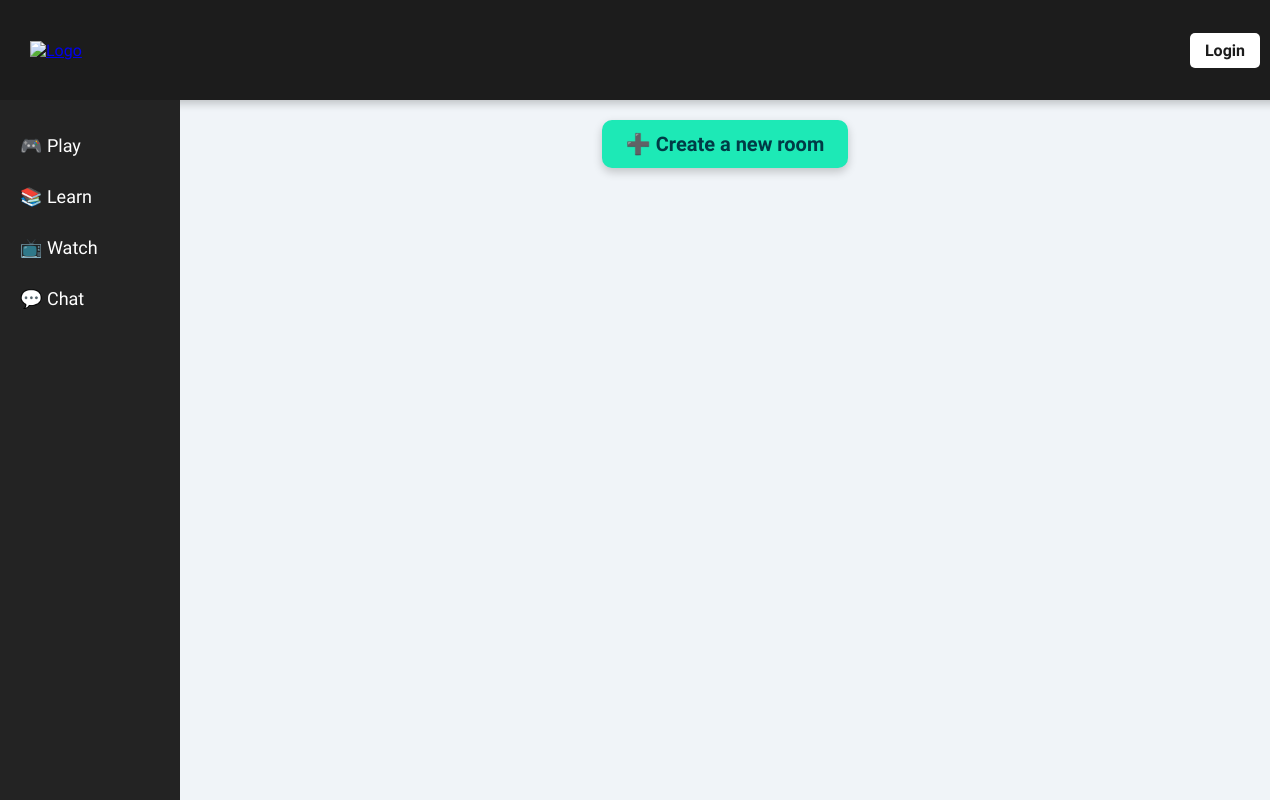
The page /rooms/ on the database as committed earlier.
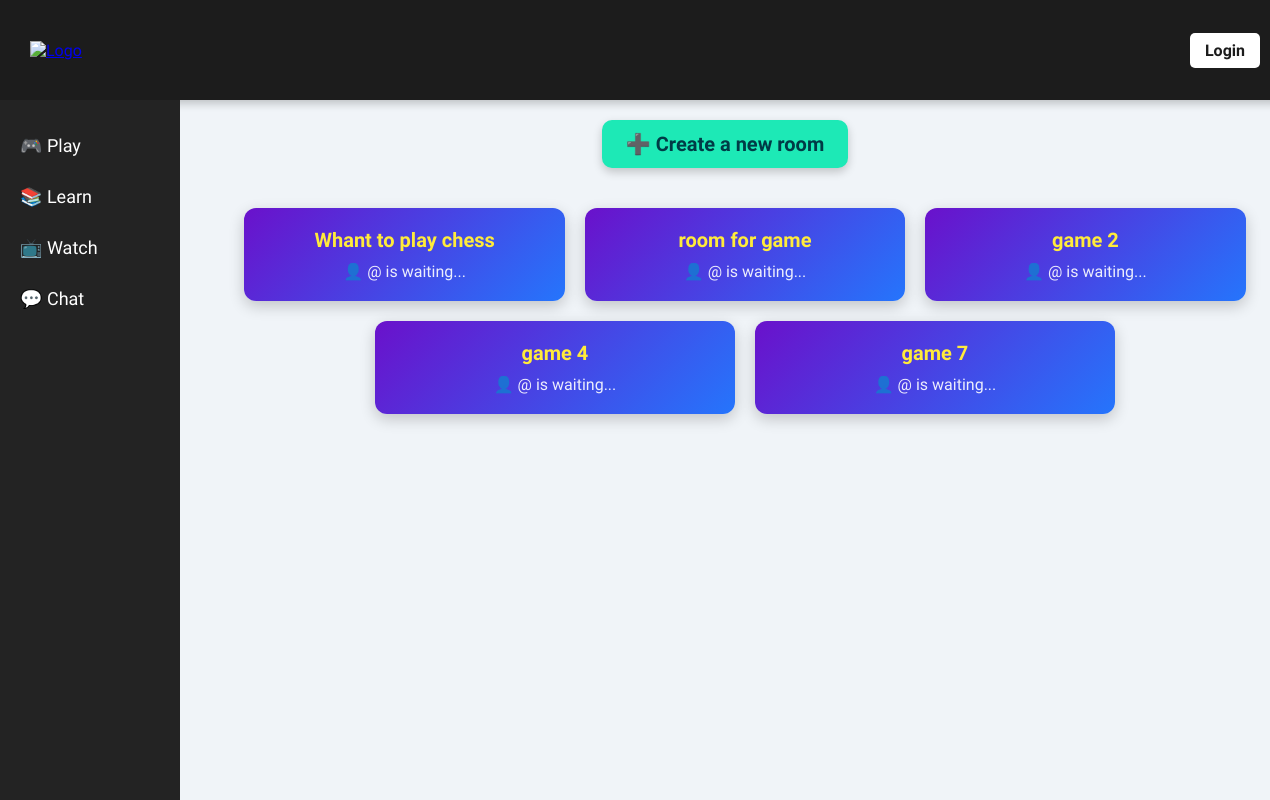
The same page on the database as committed later.
### baseapp/models.py (models this page shows, shortened)
class Room(models.Model):
    name = models.CharField(max_length=255, unique=True)
    creator = models.ForeignKey(User, on_delete=models.CASCADE, related_name='created_rooms')
    created_at = models.DateTimeField(auto_now_add=True)
    is_active = models.BooleanField(default=False)
    players = models.ManyToManyField(User, related_name='rooms', blank=True)
    class Meta:
        ordering = ['-created_at']

### baseapp/views.py (the view)
# urls.py: path('rooms/', views.roomsPage, name="rooms"),
def roomsPage(request):
    rooms = Room.objects.all()
    context = {'rooms': rooms}
    return render(request, 'baseapp/rooms_page.html', context)

### baseapp/templates/baseapp/rooms_page.html (shortened to what this page needs)
{% extends 'main.html' %}
{% block content %}
<div>
   <a class="create-room-link" href="{% url 'create-room' %}">➕ Create a new room</a>
   <div class="rooms-container">
     {% for room in rooms %}
     <div class="room-card">
       <a href="{% url 'room' room.id %}">{{ room.name }}</a>
       <div class="room-creator">👤 @{{ room.creator.username }} is waiting...</div>
     </div>
     {% endfor %}
   </div>
</div>
{% endblock %}

### templates/main.html (shortened to what this page needs)
{% load static %}
<!DOCTYPE html>
<html lang="en">
<head>
</head>
<body>
    <div class="header-container">
        <div class="header-logo">
            <a href="{% url 'home' %}">
                <img src="{% static 'images/img1.png' %}" alt="Logo">
            </a>
        </div>
        <div class="user-container">
            {% if request.user.is_authenticated %}
            <p>Welcome, <strong>{{ request.user.username }}</strong></p>
            <p><a href="{% url 'logout' %}">Logout</a></p>
            {% else %}
            <p><a href="{% url 'login' %}">Login</a></p>
            {% endif %}
        </div>
    </div>
    <div class="main-content-container">
        <div class="navbar">
            <a href="{% url 'rooms' %}">🎮 Play</a>
            <a href="#">📚 Learn</a>
            <a href="#">📺 Watch</a>
            <a href="#">💬 Chat</a>
        </div>
        <div class="main-content">
            {% block content %}
            {% endblock %}
        </div>
    </div>
</body>
</html>

### templates/main.html (style rules this page uses)
body { font-family: 'Titillium Web', sans-serif; background-color: #f0f4f8; margin: 0; padding: 0; display: flex; flex-direction: column; height: 100vh; width: 100%; overflow-x: hidden; }
.header-container { display: flex; align-items: center; justify-content: space-between; background-color: #1c1c1c; color: white; padding: 15px 30px; box-shadow: 0 4px 8px rgba(0, 0, 0, 0.2); width: 100%; height: 70px; }
.header-logo img { height: 50px; transition: transform 0.3s ease-in-out; }
.user-container { display: flex; align-items: center; gap: 10px; flex-wrap: wrap; margin-right: 40px; }
.user-container p { margin: 0; color: white; font-weight: 500; }
.user-container a { background: white; color: #1c1c1c; padding: 8px 15px; border-radius: 5px; text-decoration: none; font-weight: 600; transition: 0.3s ease-in-out; white-space: nowrap; }
.main-content-container { display: flex; flex: 1; overflow: hidden; }
.navbar { width: 180px; background-color: #232323; display: flex; flex-direction: column; padding-top: 20px; height: 100%; }
.navbar a { text-decoration: none; color: white; font-size: 18px; font-weight: 500; padding: 15px 20px; transition: all 0.3s ease; display: flex; align-items: center; }
.main-content { flex-grow: 1; display: flex; flex-direction: column; align-items: center; padding: 20px; overflow-y: auto; }

### baseapp/templates/baseapp/rooms_page.html (style rules this page uses)
body { font-family: 'Titillium Web', sans-serif; }
.rooms-container { display: flex; flex-wrap: wrap; gap: 20px; padding: 20px; justify-content: center; max-width: 1200px; width: 100%; margin: 0 auto; overflow: hidden; }
.room-card { background: linear-gradient(135deg, #6a11cb, #2575fc); color: white; padding: 20px; border-radius: 12px; box-shadow: 0 5px 15px rgba(0, 0, 0, 0.2); text-align: center; font-size: 18px; font-weight: 600; flex: 1 1 250px; max-width: 320px; transition: transform 0.3s ease, box-shadow 0.3s ease; }
.room-card a { text-decoration: none; color: #ffeb3b; font-size: 20px; }
.room-creator { margin-top: 10px; font-size: 16px; font-weight: 400; opacity: 0.9; }
.create-room-link { display: block; width: fit-content; max-width: 300px; margin: 0 auto 20px auto; padding: 12px 24px; background-color: #1de9b6; color: #003b46; text-decoration: none; font-size: 20px; font-weight: 600; border-radius: 10px; transition: background-color 0.3s ease, transform 0.2s ease; box-shadow: 0 4px 10px rgba(0, 0, 0, 0.2); text-align: center; }

Rows that differ between the two databases and show on the page:
added Room: name "Whant to play chess"
added Room: name "room for game"
added Room: name "game 2"
added Room: name "game 4"
added Room: name "game 7"
